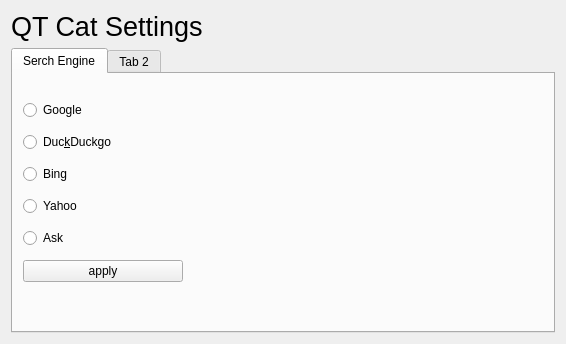
<?xml version="1.0" encoding="UTF-8"?>
<ui version="4.0">
 <class>Settings</class>
 <widget class="QWidget" name="Settings">
  <property name="windowModality">
   <enum>Qt::WindowModal</enum>
  </property>
  <property name="geometry">
   <rect>
    <x>0</x>
    <y>0</y>
    <width>566</width>
    <height>344</height>
   </rect>
  </property>
  <property name="windowTitle">
   <string>Form</string>
  </property>
  <layout class="QGridLayout" name="gridLayout">
   <item row="0" column="0">
    <widget class="QLabel" name="label">
     <property name="font">
      <font>
       <pointsize>20</pointsize>
      </font>
     </property>
     <property name="text">
      <string>QT Cat Settings</string>
     </property>
    </widget>
   </item>
   <item row="1" column="0">
    <widget class="QTabWidget" name="tabWidget">
     <property name="currentIndex">
      <number>0</number>
     </property>
     <widget class="QWidget" name="tab">
      <attribute name="title">
       <string>Serch Engine</string>
      </attribute>
      <widget class="QWidget" name="verticalLayoutWidget">
       <property name="geometry">
        <rect>
         <x>10</x>
         <y>20</y>
         <width>160</width>
         <height>200</height>
        </rect>
       </property>
       <layout class="QVBoxLayout" name="verticalLayout">
        <item>
         <widget class="QRadioButton" name="radioButton">
          <property name="text">
           <string>Google</string>
          </property>
         </widget>
        </item>
        <item>
         <widget class="QRadioButton" name="radioButton_2">
          <property name="text">
           <string>Duc&amp;kDuckgo</string>
          </property>
         </widget>
        </item>
        <item>
         <widget class="QRadioButton" name="radioButton_3">
          <property name="text">
           <string>Bing</string>
          </property>
         </widget>
        </item>
        <item>
         <widget class="QRadioButton" name="radioButton_4">
          <property name="text">
           <string>Yahoo</string>
          </property>
         </widget>
        </item>
        <item>
         <widget class="QRadioButton" name="radioButton_5">
          <property name="text">
           <string>Ask</string>
          </property>
         </widget>
        </item>
        <item>
         <widget class="QPushButton" name="pushButton">
          <property name="text">
           <string>apply</string>
          </property>
         </widget>
        </item>
       </layout>
      </widget>
     </widget>
     <widget class="QWidget" name="tab_2">
      <attribute name="title">
       <string>Tab 2</string>
      </attribute>
     </widget>
    </widget>
   </item>
  </layout>
 </widget>
 <resources/>
 <connections/>
</ui>
